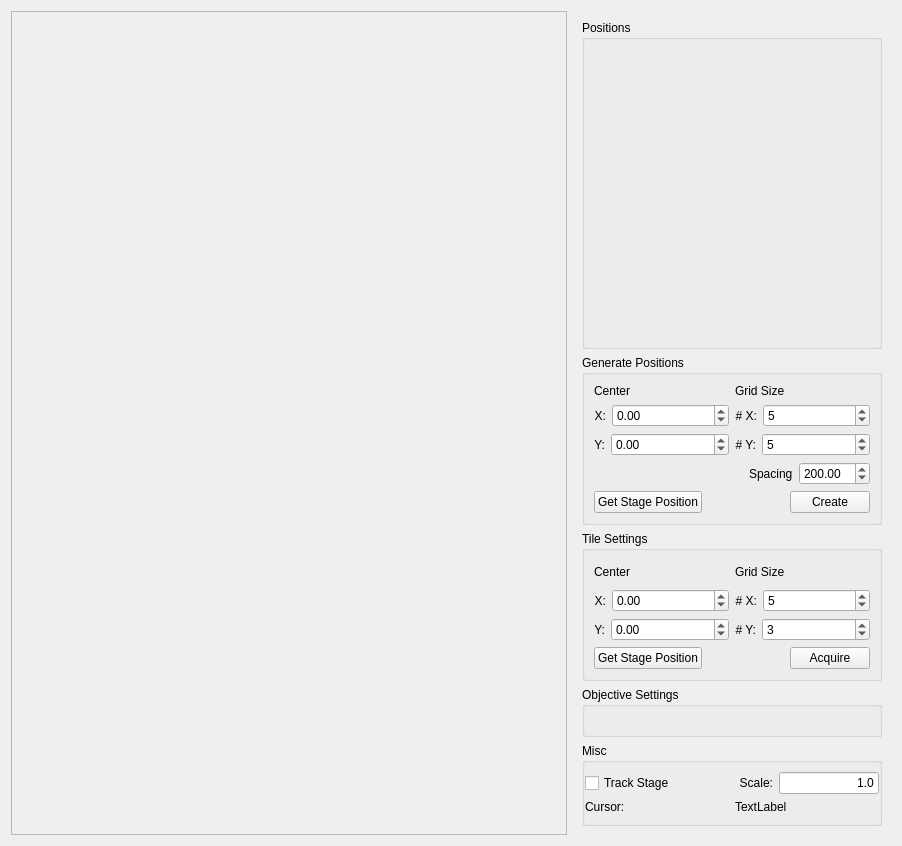
<?xml version="1.0" encoding="UTF-8"?>
<ui version="4.0">
 <class>Form</class>
 <widget class="QWidget" name="Form">
  <property name="geometry">
   <rect>
    <x>0</x>
    <y>0</y>
    <width>902</width>
    <height>846</height>
   </rect>
  </property>
  <property name="windowTitle">
   <string>Form</string>
  </property>
  <layout class="QHBoxLayout" name="horizontalLayout_2">
   <item>
    <widget class="QFrame" name="mosaicFrame">
     <property name="frameShape">
      <enum>QFrame::StyledPanel</enum>
     </property>
     <property name="frameShadow">
      <enum>QFrame::Raised</enum>
     </property>
    </widget>
   </item>
   <item>
    <widget class="QWidget" name="widget" native="true">
     <property name="sizePolicy">
      <sizepolicy hsizetype="Maximum" vsizetype="Preferred">
       <horstretch>0</horstretch>
       <verstretch>0</verstretch>
      </sizepolicy>
     </property>
     <property name="minimumSize">
      <size>
       <width>0</width>
       <height>0</height>
      </size>
     </property>
     <property name="maximumSize">
      <size>
       <width>16777215</width>
       <height>100000</height>
      </size>
     </property>
     <layout class="QVBoxLayout" name="verticalLayout_2">
      <item>
       <widget class="QGroupBox" name="positionsGroupBox">
        <property name="sizePolicy">
         <sizepolicy hsizetype="Preferred" vsizetype="Expanding">
          <horstretch>0</horstretch>
          <verstretch>0</verstretch>
         </sizepolicy>
        </property>
        <property name="minimumSize">
         <size>
          <width>0</width>
          <height>0</height>
         </size>
        </property>
        <property name="maximumSize">
         <size>
          <width>10000</width>
          <height>10000</height>
         </size>
        </property>
        <property name="title">
         <string>Positions</string>
        </property>
       </widget>
      </item>
      <item>
       <widget class="QGroupBox" name="tilesGroupBox_2">
        <property name="minimumSize">
         <size>
          <width>300</width>
          <height>150</height>
         </size>
        </property>
        <property name="maximumSize">
         <size>
          <width>300</width>
          <height>300</height>
         </size>
        </property>
        <property name="title">
         <string>Generate Positions</string>
        </property>
        <layout class="QVBoxLayout" name="verticalLayout_11">
         <item>
          <layout class="QHBoxLayout" name="horizontalLayout_19">
           <item>
            <layout class="QVBoxLayout" name="verticalLayout_6">
             <item>
              <widget class="QLabel" name="startingPositionLabel_4">
               <property name="font">
                <font>
                 <weight>50</weight>
                 <bold>false</bold>
                </font>
               </property>
               <property name="text">
                <string>Center</string>
               </property>
               <property name="alignment">
                <set>Qt::AlignLeading|Qt::AlignLeft|Qt::AlignVCenter</set>
               </property>
              </widget>
             </item>
             <item>
              <layout class="QHBoxLayout" name="horizontalLayout_20">
               <item>
                <widget class="QLabel" name="xPosLabel_4">
                 <property name="text">
                  <string>X:</string>
                 </property>
                 <property name="alignment">
                  <set>Qt::AlignRight|Qt::AlignTrailing|Qt::AlignVCenter</set>
                 </property>
                </widget>
               </item>
               <item>
                <widget class="QDoubleSpinBox" name="posCenterSpinX">
                 <property name="sizePolicy">
                  <sizepolicy hsizetype="MinimumExpanding" vsizetype="Fixed">
                   <horstretch>0</horstretch>
                   <verstretch>0</verstretch>
                  </sizepolicy>
                 </property>
                 <property name="minimum">
                  <double>-100000.000000000000000</double>
                 </property>
                 <property name="maximum">
                  <double>100000.000000000000000</double>
                 </property>
                </widget>
               </item>
              </layout>
             </item>
             <item>
              <layout class="QHBoxLayout" name="horizontalLayout_21">
               <item>
                <widget class="QLabel" name="yPosLabel_4">
                 <property name="text">
                  <string>Y:</string>
                 </property>
                 <property name="alignment">
                  <set>Qt::AlignRight|Qt::AlignTrailing|Qt::AlignVCenter</set>
                 </property>
                </widget>
               </item>
               <item>
                <widget class="QDoubleSpinBox" name="posCenterSpinY">
                 <property name="sizePolicy">
                  <sizepolicy hsizetype="MinimumExpanding" vsizetype="Fixed">
                   <horstretch>0</horstretch>
                   <verstretch>0</verstretch>
                  </sizepolicy>
                 </property>
                 <property name="minimum">
                  <double>-100000.000000000000000</double>
                 </property>
                 <property name="maximum">
                  <double>1000000.000000000000000</double>
                 </property>
                </widget>
               </item>
              </layout>
             </item>
            </layout>
           </item>
           <item>
            <layout class="QVBoxLayout" name="verticalLayout_12">
             <item>
              <widget class="QLabel" name="gridDimLabel_3">
               <property name="font">
                <font>
                 <weight>50</weight>
                 <bold>false</bold>
                </font>
               </property>
               <property name="text">
                <string>Grid Size</string>
               </property>
               <property name="alignment">
                <set>Qt::AlignLeading|Qt::AlignLeft|Qt::AlignVCenter</set>
               </property>
              </widget>
             </item>
             <item>
              <layout class="QHBoxLayout" name="horizontalLayout_22">
               <item>
                <widget class="QLabel" name="numXLabel_3">
                 <property name="text">
                  <string># X:</string>
                 </property>
                 <property name="alignment">
                  <set>Qt::AlignRight|Qt::AlignTrailing|Qt::AlignVCenter</set>
                 </property>
                </widget>
               </item>
               <item>
                <widget class="QSpinBox" name="posGridSpinX">
                 <property name="sizePolicy">
                  <sizepolicy hsizetype="MinimumExpanding" vsizetype="Fixed">
                   <horstretch>0</horstretch>
                   <verstretch>0</verstretch>
                  </sizepolicy>
                 </property>
                 <property name="minimum">
                  <number>1</number>
                 </property>
                 <property name="singleStep">
                  <number>2</number>
                 </property>
                 <property name="value">
                  <number>5</number>
                 </property>
                </widget>
               </item>
              </layout>
             </item>
             <item>
              <layout class="QHBoxLayout" name="horizontalLayout_23">
               <item>
                <widget class="QLabel" name="numYLabel_3">
                 <property name="text">
                  <string># Y:</string>
                 </property>
                 <property name="alignment">
                  <set>Qt::AlignRight|Qt::AlignTrailing|Qt::AlignVCenter</set>
                 </property>
                </widget>
               </item>
               <item>
                <widget class="QSpinBox" name="posGridSpinY">
                 <property name="sizePolicy">
                  <sizepolicy hsizetype="MinimumExpanding" vsizetype="Fixed">
                   <horstretch>0</horstretch>
                   <verstretch>0</verstretch>
                  </sizepolicy>
                 </property>
                 <property name="minimum">
                  <number>1</number>
                 </property>
                 <property name="singleStep">
                  <number>2</number>
                 </property>
                 <property name="value">
                  <number>5</number>
                 </property>
                </widget>
               </item>
              </layout>
             </item>
            </layout>
           </item>
          </layout>
         </item>
         <item>
          <layout class="QHBoxLayout" name="horizontalLayout_11">
           <item>
            <spacer name="horizontalSpacer">
             <property name="orientation">
              <enum>Qt::Horizontal</enum>
             </property>
             <property name="sizeHint" stdset="0">
              <size>
               <width>40</width>
               <height>20</height>
              </size>
             </property>
            </spacer>
           </item>
           <item>
            <widget class="QLabel" name="label">
             <property name="text">
              <string>Spacing</string>
             </property>
            </widget>
           </item>
           <item>
            <widget class="QDoubleSpinBox" name="positionGridSpacing">
             <property name="maximum">
              <double>2000.000000000000000</double>
             </property>
             <property name="value">
              <double>200.000000000000000</double>
             </property>
            </widget>
           </item>
          </layout>
         </item>
         <item>
          <layout class="QHBoxLayout" name="horizontalLayout_24">
           <item>
            <widget class="QPushButton" name="getStagePosPosButton">
             <property name="maximumSize">
              <size>
               <width>150</width>
               <height>16777215</height>
              </size>
             </property>
             <property name="text">
              <string>Get Stage Position</string>
             </property>
            </widget>
           </item>
           <item>
            <spacer name="horizontalSpacer_4">
             <property name="orientation">
              <enum>Qt::Horizontal</enum>
             </property>
             <property name="sizeHint" stdset="0">
              <size>
               <width>40</width>
               <height>20</height>
              </size>
             </property>
            </spacer>
           </item>
           <item>
            <widget class="QPushButton" name="genPosButton">
             <property name="maximumSize">
              <size>
               <width>150</width>
               <height>16777215</height>
              </size>
             </property>
             <property name="text">
              <string>Create</string>
             </property>
            </widget>
           </item>
          </layout>
         </item>
        </layout>
       </widget>
      </item>
      <item>
       <widget class="QGroupBox" name="tilesGroupBox">
        <property name="minimumSize">
         <size>
          <width>300</width>
          <height>150</height>
         </size>
        </property>
        <property name="maximumSize">
         <size>
          <width>300</width>
          <height>300</height>
         </size>
        </property>
        <property name="title">
         <string>Tile Settings</string>
        </property>
        <layout class="QVBoxLayout" name="verticalLayout_8">
         <item>
          <layout class="QHBoxLayout" name="horizontalLayout_8">
           <item>
            <layout class="QVBoxLayout" name="verticalLayout_3">
             <item>
              <widget class="QLabel" name="startingPositionLabel">
               <property name="font">
                <font>
                 <weight>50</weight>
                 <bold>false</bold>
                </font>
               </property>
               <property name="text">
                <string>Center</string>
               </property>
               <property name="alignment">
                <set>Qt::AlignLeading|Qt::AlignLeft|Qt::AlignVCenter</set>
               </property>
              </widget>
             </item>
             <item>
              <layout class="QHBoxLayout" name="horizontalLayout_4">
               <item>
                <widget class="QLabel" name="xPosLabel">
                 <property name="text">
                  <string>X:</string>
                 </property>
                 <property name="alignment">
                  <set>Qt::AlignRight|Qt::AlignTrailing|Qt::AlignVCenter</set>
                 </property>
                </widget>
               </item>
               <item>
                <widget class="QDoubleSpinBox" name="xStartPosSpinBox">
                 <property name="sizePolicy">
                  <sizepolicy hsizetype="MinimumExpanding" vsizetype="Fixed">
                   <horstretch>0</horstretch>
                   <verstretch>0</verstretch>
                  </sizepolicy>
                 </property>
                 <property name="minimum">
                  <double>-100000.000000000000000</double>
                 </property>
                 <property name="maximum">
                  <double>100000.000000000000000</double>
                 </property>
                </widget>
               </item>
              </layout>
             </item>
             <item>
              <layout class="QHBoxLayout" name="horizontalLayout_6">
               <item>
                <widget class="QLabel" name="yPosLabel">
                 <property name="text">
                  <string>Y:</string>
                 </property>
                 <property name="alignment">
                  <set>Qt::AlignRight|Qt::AlignTrailing|Qt::AlignVCenter</set>
                 </property>
                </widget>
               </item>
               <item>
                <widget class="QDoubleSpinBox" name="yStartPosSpinBox">
                 <property name="sizePolicy">
                  <sizepolicy hsizetype="MinimumExpanding" vsizetype="Fixed">
                   <horstretch>0</horstretch>
                   <verstretch>0</verstretch>
                  </sizepolicy>
                 </property>
                 <property name="minimum">
                  <double>-100000.000000000000000</double>
                 </property>
                 <property name="maximum">
                  <double>1000000.000000000000000</double>
                 </property>
                </widget>
               </item>
              </layout>
             </item>
            </layout>
           </item>
           <item>
            <layout class="QVBoxLayout" name="verticalLayout_7">
             <item>
              <widget class="QLabel" name="gridDimLabel">
               <property name="font">
                <font>
                 <weight>50</weight>
                 <bold>false</bold>
                </font>
               </property>
               <property name="text">
                <string>Grid Size</string>
               </property>
               <property name="alignment">
                <set>Qt::AlignLeading|Qt::AlignLeft|Qt::AlignVCenter</set>
               </property>
              </widget>
             </item>
             <item>
              <layout class="QHBoxLayout" name="horizontalLayout_5">
               <item>
                <widget class="QLabel" name="numXLabel">
                 <property name="text">
                  <string># X:</string>
                 </property>
                 <property name="alignment">
                  <set>Qt::AlignRight|Qt::AlignTrailing|Qt::AlignVCenter</set>
                 </property>
                </widget>
               </item>
               <item>
                <widget class="QSpinBox" name="xSpinBox">
                 <property name="sizePolicy">
                  <sizepolicy hsizetype="MinimumExpanding" vsizetype="Fixed">
                   <horstretch>0</horstretch>
                   <verstretch>0</verstretch>
                  </sizepolicy>
                 </property>
                 <property name="minimum">
                  <number>1</number>
                 </property>
                 <property name="singleStep">
                  <number>2</number>
                 </property>
                 <property name="value">
                  <number>5</number>
                 </property>
                </widget>
               </item>
              </layout>
             </item>
             <item>
              <layout class="QHBoxLayout" name="horizontalLayout_7">
               <item>
                <widget class="QLabel" name="numYLabel">
                 <property name="text">
                  <string># Y:</string>
                 </property>
                 <property name="alignment">
                  <set>Qt::AlignRight|Qt::AlignTrailing|Qt::AlignVCenter</set>
                 </property>
                </widget>
               </item>
               <item>
                <widget class="QSpinBox" name="ySpinBox">
                 <property name="sizePolicy">
                  <sizepolicy hsizetype="MinimumExpanding" vsizetype="Fixed">
                   <horstretch>0</horstretch>
                   <verstretch>0</verstretch>
                  </sizepolicy>
                 </property>
                 <property name="minimum">
                  <number>1</number>
                 </property>
                 <property name="singleStep">
                  <number>2</number>
                 </property>
                 <property name="value">
                  <number>3</number>
                 </property>
                </widget>
               </item>
              </layout>
             </item>
            </layout>
           </item>
          </layout>
         </item>
         <item>
          <layout class="QHBoxLayout" name="horizontalLayout_10">
           <item>
            <widget class="QPushButton" name="getStagePosButton">
             <property name="maximumSize">
              <size>
               <width>150</width>
               <height>16777215</height>
              </size>
             </property>
             <property name="text">
              <string>Get Stage Position</string>
             </property>
            </widget>
           </item>
           <item>
            <spacer name="horizontalSpacer_2">
             <property name="orientation">
              <enum>Qt::Horizontal</enum>
             </property>
             <property name="sizeHint" stdset="0">
              <size>
               <width>40</width>
               <height>20</height>
              </size>
             </property>
            </spacer>
           </item>
           <item>
            <widget class="QPushButton" name="imageGridButton">
             <property name="maximumSize">
              <size>
               <width>150</width>
               <height>16777215</height>
              </size>
             </property>
             <property name="text">
              <string>Acquire</string>
             </property>
            </widget>
           </item>
          </layout>
         </item>
        </layout>
       </widget>
      </item>
      <item>
       <widget class="ObjectivesGroupBox" name="objectivesGroupBox">
        <property name="minimumSize">
         <size>
          <width>250</width>
          <height>50</height>
         </size>
        </property>
        <property name="maximumSize">
         <size>
          <width>300</width>
          <height>300</height>
         </size>
        </property>
        <property name="title">
         <string>Objective Settings</string>
        </property>
       </widget>
      </item>
      <item>
       <widget class="QGroupBox" name="miscGroupBox">
        <property name="minimumSize">
         <size>
          <width>0</width>
          <height>20</height>
         </size>
        </property>
        <property name="title">
         <string>Misc</string>
        </property>
        <layout class="QVBoxLayout" name="verticalLayout">
         <property name="leftMargin">
          <number>0</number>
         </property>
         <property name="rightMargin">
          <number>0</number>
         </property>
         <item>
          <layout class="QHBoxLayout" name="horizontalLayout">
           <item>
            <widget class="QCheckBox" name="trackStageCheckBox">
             <property name="text">
              <string>Track Stage</string>
             </property>
            </widget>
           </item>
           <item>
            <widget class="QLabel" name="scaleLabel">
             <property name="text">
              <string>Scale:</string>
             </property>
             <property name="alignment">
              <set>Qt::AlignRight|Qt::AlignTrailing|Qt::AlignVCenter</set>
             </property>
            </widget>
           </item>
           <item>
            <widget class="QLineEdit" name="scaleLineEdit">
             <property name="sizePolicy">
              <sizepolicy hsizetype="Preferred" vsizetype="Fixed">
               <horstretch>0</horstretch>
               <verstretch>0</verstretch>
              </sizepolicy>
             </property>
             <property name="maximumSize">
              <size>
               <width>100</width>
               <height>16777215</height>
              </size>
             </property>
             <property name="text">
              <string>1.0</string>
             </property>
             <property name="alignment">
              <set>Qt::AlignRight|Qt::AlignTrailing|Qt::AlignVCenter</set>
             </property>
            </widget>
           </item>
          </layout>
         </item>
         <item>
          <layout class="QHBoxLayout" name="horizontalLayout_9">
           <item>
            <widget class="QLabel" name="cursorPosition">
             <property name="sizePolicy">
              <sizepolicy hsizetype="Preferred" vsizetype="Fixed">
               <horstretch>0</horstretch>
               <verstretch>0</verstretch>
              </sizepolicy>
             </property>
             <property name="text">
              <string>Cursor:</string>
             </property>
             <property name="alignment">
              <set>Qt::AlignLeading|Qt::AlignLeft|Qt::AlignVCenter</set>
             </property>
            </widget>
           </item>
           <item>
            <widget class="QLabel" name="mosaicLabel">
             <property name="sizePolicy">
              <sizepolicy hsizetype="Preferred" vsizetype="Fixed">
               <horstretch>0</horstretch>
               <verstretch>0</verstretch>
              </sizepolicy>
             </property>
             <property name="text">
              <string>TextLabel</string>
             </property>
             <property name="alignment">
              <set>Qt::AlignLeading|Qt::AlignLeft|Qt::AlignVCenter</set>
             </property>
            </widget>
           </item>
          </layout>
         </item>
        </layout>
       </widget>
      </item>
     </layout>
    </widget>
   </item>
  </layout>
 </widget>
 <customwidgets>
  <customwidget>
   <class>ObjectivesGroupBox</class>
   <extends>QGroupBox</extends>
   <header>storm_control.steve.objectives</header>
   <container>1</container>
  </customwidget>
 </customwidgets>
 <resources/>
 <connections/>
</ui>
